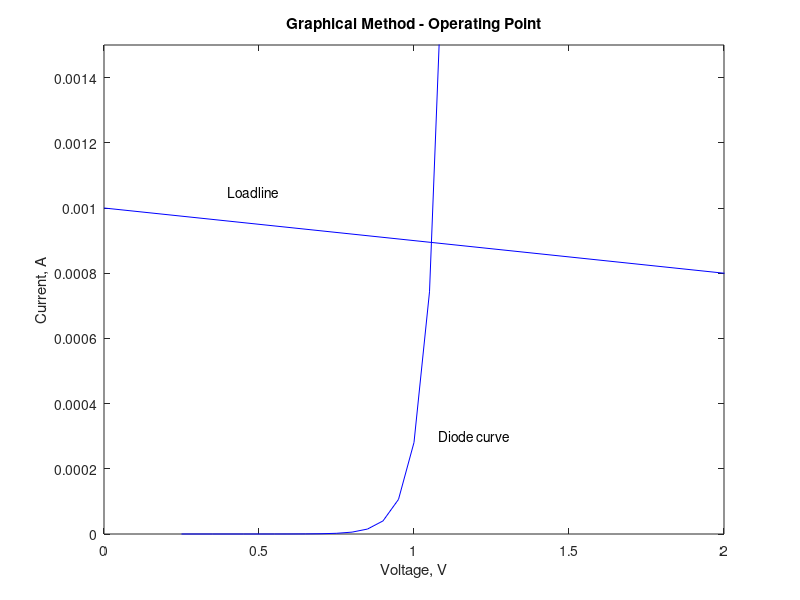

Write MATLAB code to recreate this figure.
% Determination of operating point using 
% graphical technique
%
% diode equation
k = 1.38e-23;q = 1.6e-19; 
t1 = 273 + 25; vt = k*t1/q;
v1 = 0.25:0.05:1.1;
i1 = 1.0e-12*exp(v1/(2.0*vt));

% load line 10=(1.0e4)i2 + v2
vdc = 10;
r = 1.0e4;
v2 = 0:2:10;
i2 = (vdc - v2)/r;

% plot
plot(v1,i1,'b', v2,i2,'b')
axis([0,2, 0, 0.0015])
title('Graphical Method - Operating Point')
xlabel('Voltage, V')
ylabel('Current, A')
text(0.4,1.05e-3,'Loadline')
text(1.08,0.3e-3,'Diode curve')
